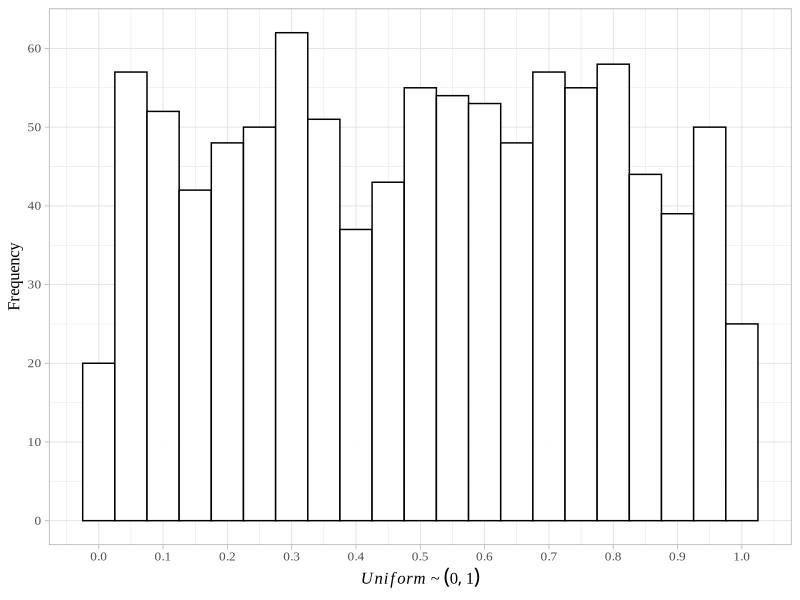
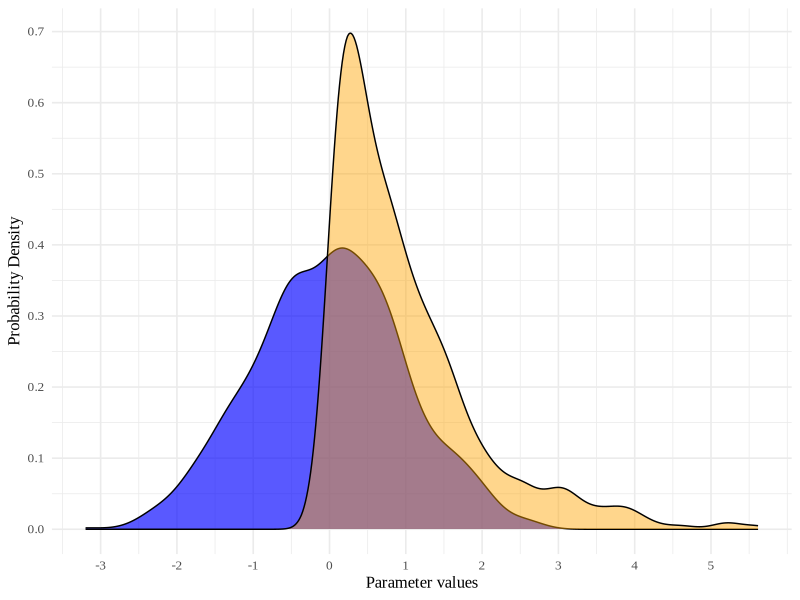
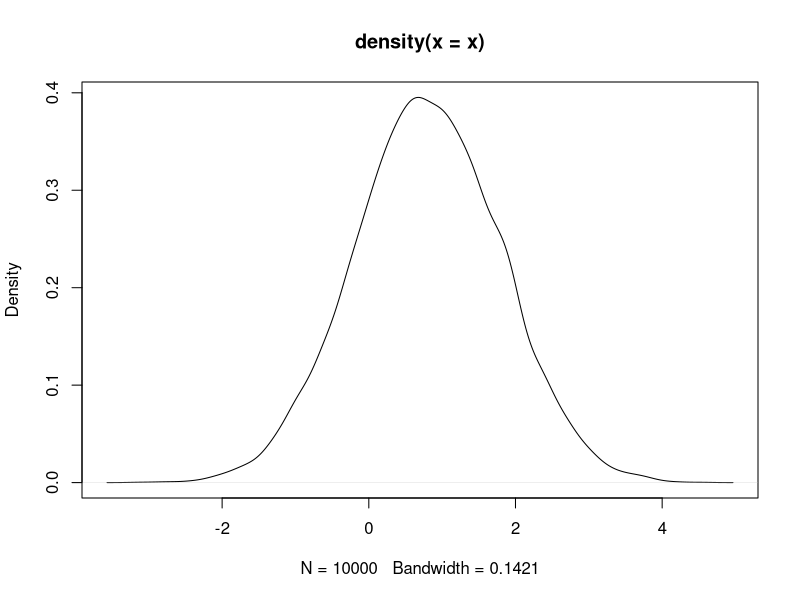
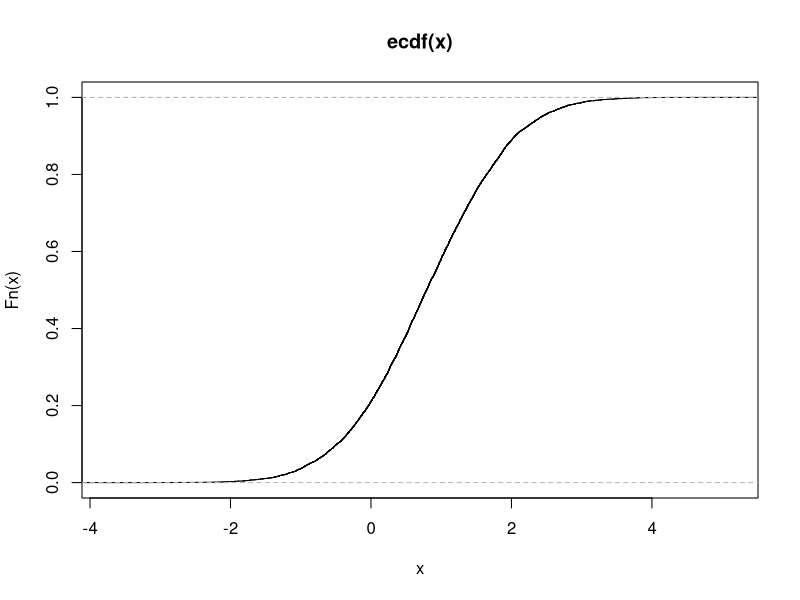
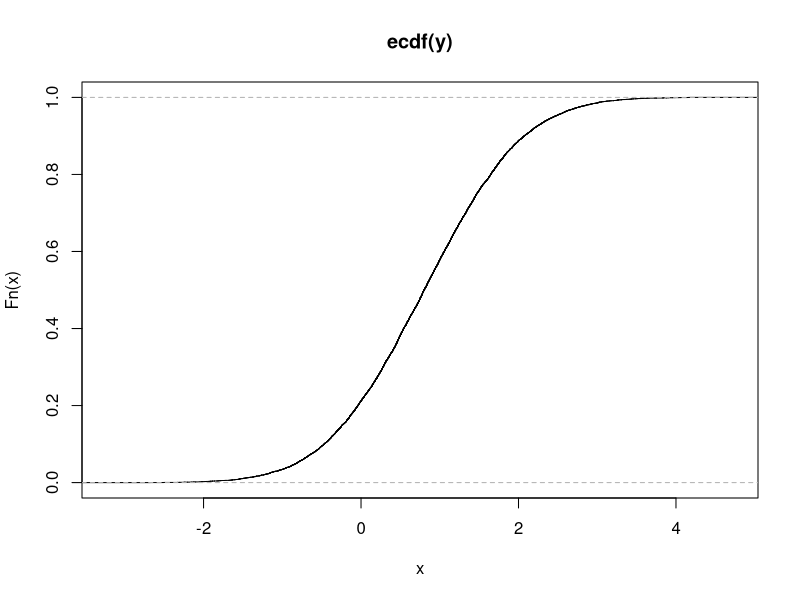

Recreate these plots in R, in order.
library(tidyverse)

# ================================================================================================
# Inverse Transform Sampling ----------------------------------------------
# ================================================================================================
# The following code is used to generate figures that illustrate the inverse transform method:

## Random samples drawn from uniform distribution, i.e. \theta ~ dunif(0, 1)
# Set seed for replication purposes:
set.seed(1000)
x <- runif(n = 1000)

# Plot a histogram of the random draws.
ggplot() + 
 geom_histogram(aes(x), binwidth = 0.05, colour = "black", fill = "white", alpha = 0.95) + 
 ylab(label = "Frequency") +
 xlab(label = expression(paste(italic(Uniform), " ~ " (0, 1)))) +
 scale_y_continuous(breaks = c(0, 10, 20, 30, 40, 50, 60, 70, 80, 90, 100)) +
 scale_x_continuous(breaks = c(0, 0.1, 0.2, 0.3, 0.4, 0.5, 0.6, 0.7, 0.8, 0.9, 1)) +
 theme_light(base_family = "Times New Roman", base_size = 12)

# Transform samples into a exponential distribution:
inv_cdf_dexp <- qexp(x)
# Transform samples into a normal distribution:
inv_cdf_norm <- qnorm(p = x)

# Plot of both exponential and normal distribution:
ggplot() + 
 geom_density(aes(x = inv_cdf_norm), fill = "blue", alpha = .65) +
 geom_density(aes(x = inv_cdf_dexp), fill = "orange", alpha = .45) + 
 scale_y_continuous(breaks = c(0, 0.1, 0.2, 0.3, 0.4, 0.5, 0.6, 0.7, 0.8, 0.9, 1)) +
 scale_x_continuous(breaks = c(-3, -2, -1, 0, 1, 2, 3, 4, 5)) + 
 ylab(label = "Probability Density") +
 xlab(label = "Parameter values") +
 theme_minimal(base_family = "Times New Roman", base_size = 12)

# Just to show how this is equivalent to using the rnorm function built into R:
x <- runif(n = 10000)
x <- qnorm(p = x, mean = 0.8, sd = 1)
plot(density(x))
plot(ecdf(x))

y <- rnorm(n = 10000, mean = 0.8, sd = 1)
plot(ecdf(y))

